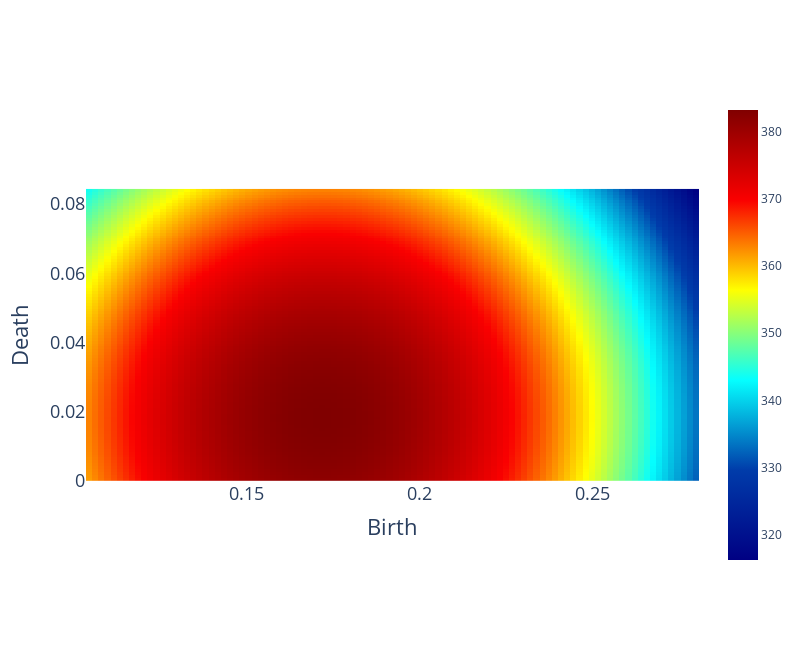

The notebook cell saved with this chart:
### Code cell
persistence_image = PI.fit_transform(most_representative_diagrams[subject][data_type]["Label_"+str(label)])

fig = PI.plot(persistence_image, homology_dimension_idx=1, colorscale='jet', plotly_params=plotly_params)

fig.show()

# Save the plot as an image (PNG format)
pio.write_image(fig, "Plots/EEG Persistence Image of Dimension 1 (Label " + str(label) + ").png")
